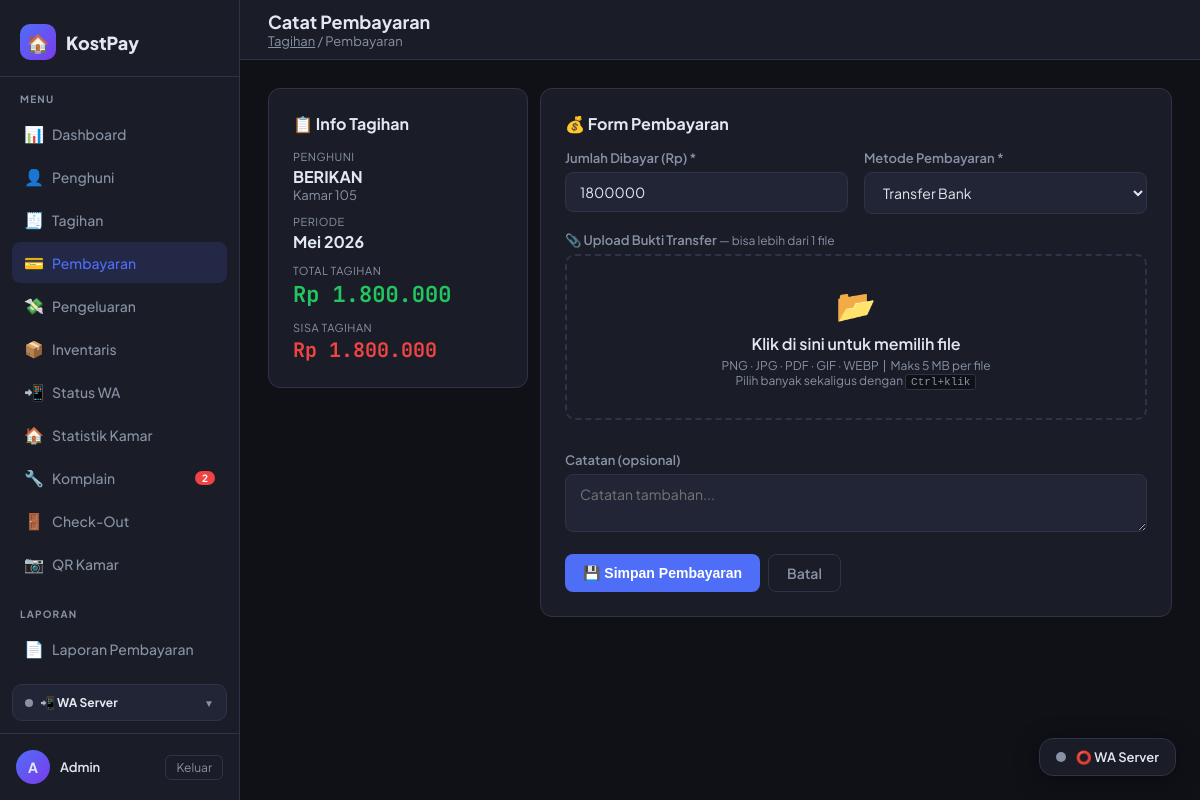
The page /pembayaran/tambah/52 (signed in) on the database its author committed.
### tables this page shows
CREATE TABLE "penghuni" (
    id                          INTEGER PRIMARY KEY AUTOINCREMENT,
    nama                        TEXT    NOT NULL,
    nomor_kamar                 TEXT    NOT NULL,
    no_hp                       TEXT,
    email                       TEXT,
    tanggal_masuk               TEXT,
    harga_sewa                  REAL    NOT NULL DEFAULT 0,
    aktif                       INTEGER NOT NULL DEFAULT 1,
    created_at                  TEXT,
    foto_ktp                    TEXT,
    bukti_transfer_jaminan      TEXT,
    bukti_pengembalian_jaminan  TEXT,
    tanggal_keluar              TEXT,
    deposit                     REAL    DEFAULT 0,
    keterangan                  TEXT
  );

CREATE TABLE tagihan (
            id           INTEGER PRIMARY KEY AUTOINCREMENT,
            penghuni_id  INTEGER NOT NULL,
            bulan        TEXT    NOT NULL,   -- format: YYYY-MM
            jumlah       REAL    NOT NULL,
            keterangan   TEXT,
            status       TEXT    NOT NULL DEFAULT 'belum',  -- belum / lunas / sebagian
            created_at   TEXT    DEFAULT (datetime('now','localtime')), tanggal_jatuh_tempo TEXT, notif_wa_terkirim INTEGER NOT NULL DEFAULT 0, wa_count INTEGER DEFAULT 0,
            FOREIGN KEY (penghuni_id) REFERENCES penghuni(id)
        );

### routes/pembayaran_routes.py (the view, shortened to what this page needs)
@pembayaran_bp.route('/tambah/<int:tagihan_id>', methods=['GET', 'POST'])
@login_required
def tambah(tagihan_id):
    _init_bukti_table()
    tagihan = tagihan_model.get_tagihan_by_id(tagihan_id)
    if not tagihan:
        flash('Tagihan tidak ditemukan.', 'danger')
        return redirect(url_for('tagihan.index'))
    total_dibayar = pembayaran_model.total_dibayar(tagihan_id)
    sisa = tagihan['jumlah'] - total_dibayar
    return render_template('pembayaran/form.html', tagihan=tagihan, sisa=sisa)

### models/database.py (called while the page is built)
def get_db():
    conn = sqlite3.connect(DATABASE)
    conn.row_factory = sqlite3.Row
    return conn

### models/pembayaran_model.py (called while the page is built)
def total_dibayar(tagihan_id):
    conn = get_db()
    result = conn.execute(
        "SELECT COALESCE(SUM(jumlah_bayar),0) as total FROM pembayaran WHERE tagihan_id=?",
        (tagihan_id,)
    ).fetchone()
    conn.close()
    return result['total']

### models/tagihan_model.py (called while the page is built)
def get_tagihan_by_id(tagihan_id):
    conn = get_db()
    row = conn.execute("""
        SELECT t.*, p.nama, p.nomor_kamar, p.no_hp
        FROM tagihan t
        JOIN penghuni p ON t.penghuni_id = p.id
        WHERE t.id = ?
    """, (tagihan_id,)).fetchone()
    conn.close()
    return row

### routes/pembayaran_routes.py (called while the page is built)
def _init_bukti_table():
    conn = get_db()
    conn.execute("""
        CREATE TABLE IF NOT EXISTS pembayaran_bukti (
            id             INTEGER PRIMARY KEY AUTOINCREMENT,
            pembayaran_id  INTEGER NOT NULL,
            filename       TEXT    NOT NULL,
            original_name  TEXT,
            uploaded_at    TEXT    DEFAULT (datetime('now','localtime')),
            FOREIGN KEY (pembayaran_id) REFERENCES pembayaran(id) ON DELETE CASCADE
        )
    """)
    conn.commit()
    conn.close()

### utils/auth.py (called while the page is built)
def login_required(f):
    @wraps(f)
    def decorated(*args, **kwargs):
        if 'admin_id' not in session:
            flash('Silakan login terlebih dahulu.', 'warning')
            return redirect(url_for('auth.login'))
        return f(*args, **kwargs)
    return decorated

### utils/context_processors.py (called while the page is built)
def register_context_processors(app):
    @app.context_processor
    def inject_komplain_badge():
        if not session.get('admin_id'):
            return {}
        try:
            from models.database import get_db
            row = get_db().execute(
                "SELECT COUNT(*) c FROM komplain WHERE status='baru'"
            ).fetchone()
            return {'komplain_baru_count': row['c'] if row and row['c'] else 0}
        except Exception:
            return {'komplain_baru_count': 0}

### utils/format_helper.py (called while the page is built)
def rupiah(amount) -> str:
    try:
        return f"Rp {float(amount):,.0f}".replace(",", ".")
    except (ValueError, TypeError):
        return "Rp 0"

def nama_bulan(bulan_str: str) -> str:
    BULAN = [
        '', 'Januari', 'Februari', 'Maret', 'April', 'Mei', 'Juni',
        'Juli', 'Agustus', 'September', 'Oktober', 'November', 'Desember'
    ]
    try:
        tahun, bln = bulan_str.split('-')
        return f"{BULAN[int(bln)]} {tahun}"
    except Exception:
        return bulan_str

### templates/pembayaran/form.html (shortened to what this page needs)
{% extends 'base.html' %}
{% block page_title %}Catat Pembayaran{% endblock %}
{% block breadcrumb %}<a href="{{ url_for('tagihan.index') }}" style="color:var(--muted)">Tagihan</a> / Pembayaran{% endblock %}
{% block content %}
<div class="flex gap-3" style="flex-wrap:wrap; align-items:flex-start;">
  <div class="card" style="min-width:260px; flex:0 0 260px;">
    <div class="card-title mb-4">📋 Info Tagihan</div>
    <div style="display:flex; flex-direction:column; gap:12px;">
      <div>
        <div class="text-muted" style="font-size:11px; text-transform:uppercase; letter-spacing:.5px;">Penghuni</div>
        <div class="fw-bold" style="margin-top:3px;">{{ tagihan.nama }}</div>
        <div class="text-muted">Kamar {{ tagihan.nomor_kamar }}</div>
      </div>
      <div>
        <div class="text-muted" style="font-size:11px; text-transform:uppercase; letter-spacing:.5px;">Periode</div>
        <div class="fw-bold" style="margin-top:3px;">{{ tagihan.bulan | nama_bulan }}</div>
      </div>
      <div>
        <div class="text-muted" style="font-size:11px; text-transform:uppercase; letter-spacing:.5px;">Total Tagihan</div>
        <div class="fw-bold text-mono text-green" style="font-size:22px; margin-top:3px;">{{ tagihan.jumlah | rupiah }}</div>
      </div>
      <div>
        <div class="text-muted" style="font-size:11px; text-transform:uppercase; letter-spacing:.5px;">Sisa Tagihan</div>
        <div class="fw-bold text-mono text-red" style="font-size:20px; margin-top:3px;">{{ sisa | rupiah }}</div>
      </div>
    </div>
  </div>
  <div class="card" style="flex:1; min-width:320px;">
    <div class="card-title mb-4">💰 Form Pembayaran</div>
    <form method="POST" enctype="multipart/form-data" id="frmPay">
      <div class="form-grid">
        <div class="form-group">
          <label>Jumlah Dibayar (Rp) *</label>
          <input type="number" name="jumlah_bayar" min="1000" step="any"
                 value="{{ sisa | int }}" required>
        </div>
        <div class="form-group">
          <label>Metode Pembayaran *</label>
          <select name="metode">
            <option value="transfer">Transfer Bank</option>
          </select>
        </div>
      </div>
      <div class="form-group">
        <label>📎 Upload Bukti Transfer
          <span style="font-weight:400; font-size:12px; color:var(--muted);">— bisa lebih dari 1 file</span>
        </label>
        <div id="zone" style="
            border:2px dashed var(--border);
            border-radius:10px;
            padding:28px 20px;
            text-align:center;
            cursor:pointer;
            background:var(--surface);
            transition:border-color .2s,background .2s;">
          <div style="font-size:32px;">📂</div>
          <div style="font-weight:600; margin:8px 0 4px;">Klik di sini untuk memilih file</div>
          <div style="font-size:12px; color:var(--muted);">
            PNG · JPG · PDF · GIF · WEBP &nbsp;|&nbsp; Maks 5 MB per file<br>
            Pilih banyak sekaligus dengan <kbd>Ctrl+klik</kbd>
          </div>
        </div>
      </div>
      <div class="form-group">
        <label>Catatan (opsional)</label>
        <textarea name="catatan" rows="2" placeholder="Catatan tambahan..."></textarea>
      </div>
      <div class="flex gap-2 mt-3">
        <button type="submit" class="btn btn-primary">💾 Simpan Pembayaran</button>
        <a href="{{ url_for('tagihan.detail', tid=tagihan.id) }}" class="btn btn-outline">Batal</a>
      </div>
    </form>
  </div>
</div>
{% endblock %}

### templates/base.html (style rules this page uses)
:root { --bg: #0f1117; --surface: #1a1d27; --surface2: #222535; --border: #2e3347; --accent: #4f6ef7; --accent2: #7c3aed; --green: #22c55e; --yellow: #eab308; --red: #ef4444; --text: #e2e8f0; --muted: #8892a4; --font: 'Plus Jakarta Sans', sans-serif; --mono: 'JetBrains Mono', monospace; --radius: 12px; --sidebar-w: 240px; }
* { box-sizing: border-box; margin: 0; padding: 0; }
body { font-family: var(--font); background: var(--bg); color: var(--text); min-height: 100vh; display: flex; }
.card { background: var(--surface); border: 1px solid var(--border); border-radius: var(--radius); padding: 24px; }
.card-title { font-size: 16px; font-weight: 700; }
.btn { display: inline-flex; align-items: center; gap: 6px; padding: 9px 18px; border-radius: 8px; font-size: 14px; font-weight: 600; cursor: pointer; border: none; text-decoration: none; transition: all .15s; }
.btn-primary { background: var(--accent); color: #fff; }
.btn-outline { background: none; border: 1px solid var(--border); color: var(--muted); }
.form-group { margin-bottom: 18px; }
label { display: block; font-size: 13px; font-weight: 600; margin-bottom: 6px; color: var(--muted); }
input, select, textarea { width: 100%; background: var(--surface2); border: 1px solid var(--border); border-radius: 8px; padding: 10px 14px; color: var(--text); font-family: var(--font); font-size: 14px; outline: none; transition: border-color .15s; }
select option { background: var(--surface2); }
.form-grid { display: grid; grid-template-columns: 1fr 1fr; gap: 16px; }
.flex { display: flex; }
.gap-2 { gap: 8px; }
.gap-3 { gap: 12px; }
.mt-3 { margin-top: 12px; }
.mb-4 { margin-bottom: 16px; }
.text-muted { color: var(--muted); font-size: 13px; }
.text-mono { font-family: var(--mono); }
.fw-bold { font-weight: 700; }
.text-green { color: var(--green); }
.text-red { color: var(--red); }

### templates/pembayaran/form.html (style rules this page uses)
kbd { display:inline-block; padding:1px 5px; border:1px solid var(--border); border-radius:3px; font-size:11px; background:var(--bg); }

### rows shown on the page
penghuni: nama "BERIKAN", nomor_kamar "105"
tagihan: bulan|nama_bulan "Mei 2026", jumlah|rupiah "Rp 1.800.000"

### other values the page prints
{{ komplain_baru_count }} "2"
{{ (session.admin_nama or 'A')[0] }} "A"
{{ session.admin_nama or 'Admin' }} "Admin"
{{ sisa | rupiah }} "Rp 1.800.000"
